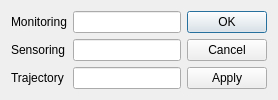
<?xml version="1.0" encoding="UTF-8"?>
<ui version="4.0">
 <class>Dialr</class>
 <widget class="QDialog" name="Dialr">
  <property name="geometry">
   <rect>
    <x>0</x>
    <y>0</y>
    <width>290</width>
    <height>104</height>
   </rect>
  </property>
  <property name="sizePolicy">
   <sizepolicy hsizetype="Fixed" vsizetype="Fixed">
    <horstretch>0</horstretch>
    <verstretch>0</verstretch>
   </sizepolicy>
  </property>
  <property name="windowTitle">
   <string>Registers</string>
  </property>
  <property name="whatsThis">
   <string/>
  </property>
  <layout class="QHBoxLayout" name="horizontalLayout">
   <property name="sizeConstraint">
    <enum>QLayout::SetFixedSize</enum>
   </property>
   <item>
    <layout class="QFormLayout" name="formLayout">
     <item row="0" column="0">
      <widget class="QLabel" name="monitoringLabel">
       <property name="text">
        <string>Monitoring</string>
       </property>
      </widget>
     </item>
     <item row="0" column="1">
      <widget class="QLineEdit" name="monitoringLineEdit"/>
     </item>
     <item row="1" column="0">
      <widget class="QLabel" name="sensoringLabel">
       <property name="text">
        <string>Sensoring</string>
       </property>
      </widget>
     </item>
     <item row="1" column="1">
      <widget class="QLineEdit" name="sensoringLineEdit"/>
     </item>
     <item row="2" column="0">
      <widget class="QLabel" name="trajectoryLabel">
       <property name="text">
        <string>Trajectory</string>
       </property>
      </widget>
     </item>
     <item row="2" column="1">
      <widget class="QLineEdit" name="trajectoryLineEdit"/>
     </item>
    </layout>
   </item>
   <item>
    <widget class="QDialogButtonBox" name="buttonBox">
     <property name="orientation">
      <enum>Qt::Vertical</enum>
     </property>
     <property name="standardButtons">
      <set>QDialogButtonBox::Apply|QDialogButtonBox::Cancel|QDialogButtonBox::Ok</set>
     </property>
    </widget>
   </item>
  </layout>
 </widget>
 <resources/>
 <connections>
  <connection>
   <sender>buttonBox</sender>
   <signal>accepted()</signal>
   <receiver>Dialr</receiver>
   <slot>accept()</slot>
   <hints>
    <hint type="sourcelabel">
     <x>248</x>
     <y>254</y>
    </hint>
    <hint type="destinationlabel">
     <x>157</x>
     <y>274</y>
    </hint>
   </hints>
  </connection>
  <connection>
   <sender>buttonBox</sender>
   <signal>rejected()</signal>
   <receiver>Dialr</receiver>
   <slot>reject()</slot>
   <hints>
    <hint type="sourcelabel">
     <x>316</x>
     <y>260</y>
    </hint>
    <hint type="destinationlabel">
     <x>286</x>
     <y>274</y>
    </hint>
   </hints>
  </connection>
 </connections>
</ui>
